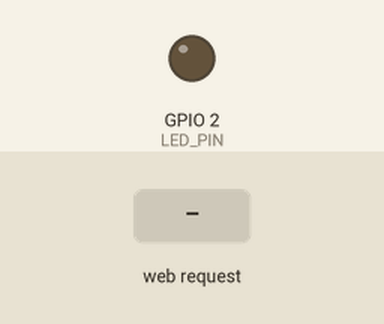
A sketch run on a simulated ESP32. On the bench: output pins drawn as LEDs (lit = HIGH). Inputs (shaded band) come from the test bench. WiFi joins after 1.5 s; servers stay silent unless stated; storage starts empty; what the sketch prints to the serial monitor is not drawn.

Above: at 2.7 s.
2.8 s: HTTP request GET /led/on received
At 3.6 s:
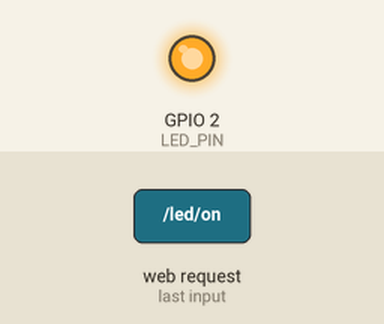
4.3 s: HTTP request GET /led/off received
At 4.8 s:
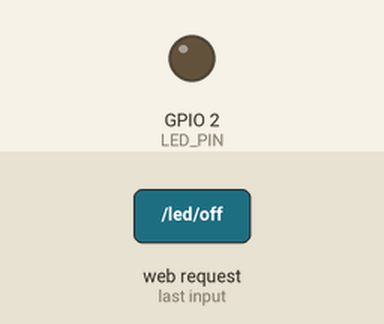
Timing chart, 0 to 7.3 s (numbered marks = the images above; inputs shaded):
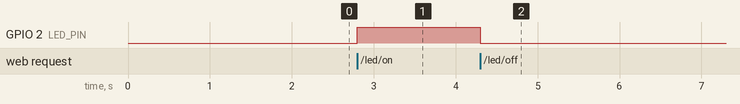

Measured:
- after the input at 2.8 s, GPIO 2 (LED_PIN): LOW → HIGH at once
- after the input at 4.3 s, GPIO 2 (LED_PIN): HIGH → LOW at once

The sketch:

ESP32_LED_WebServer_LittleFS.ino
```cpp
#include <WiFi.h>
#include <WebServer.h>
#include <LittleFS.h>

const char* ssid = "YOUR_WIFI_NAME";
const char* password = "YOUR_WIFI_PASSWORD";

const int LED_PIN = 2;

WebServer server(80);

void handleRoot()
{
  File file = LittleFS.open("/index.html", "r");

  if (!file)
  {
    server.send(500, "text/plain", "index.html not found");
    return;
  }

  server.streamFile(file, "text/html");
  file.close();
}

void handleLEDOn()
{
  digitalWrite(LED_PIN, HIGH);
  Serial.println("LED ON");
  server.send(200, "text/plain", "ON");
}

void handleLEDOff()
{
  digitalWrite(LED_PIN, LOW);
  Serial.println("LED OFF");
  server.send(200, "text/plain", "OFF");
}

void setup()
{
  Serial.begin(115200);

  pinMode(LED_PIN, OUTPUT);
  digitalWrite(LED_PIN, LOW);

  if (!LittleFS.begin(true))
  {
    Serial.println("LittleFS mount failed");
    return;
  }

  Serial.print("Connecting to Wi-Fi");

  WiFi.begin(ssid, password);

  while (WiFi.status() != WL_CONNECTED)
  {
    delay(500);
    Serial.print(".");
  }

  Serial.println();
  Serial.println("Wi-Fi connected");

  Serial.print("ESP32 IP Address: ");
  Serial.println(WiFi.localIP());

  server.on("/", handleRoot);
  server.on("/led/on", handleLEDOn);
  server.on("/led/off", handleLEDOff);

  server.begin();

  Serial.println("HTTP server started");
}

void loop()
{
  server.handleClient();
}
```
